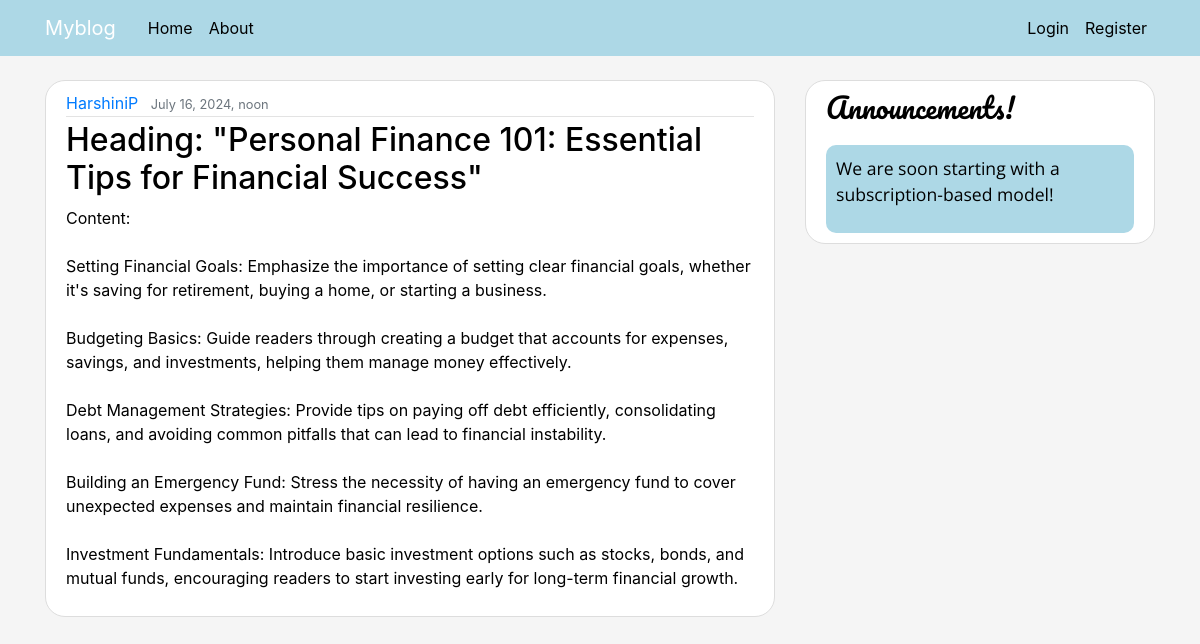
The page /post/19/ on the database its author committed.
### Myblog/models.py (models this page shows, shortened)
class Post(models.Model):
    title=models.CharField(max_length=100)
    content=models.TextField()
    date_posted=models.DateTimeField(default=timezone.now)
    author=models.ForeignKey(User,on_delete=models.CASCADE)

### Myblog/views.py (the view)
class PostDetailView(DetailView):
    model=Post

### Myblog/templates/Myblog/post_detail.html (shortened to what this page needs)
{% extends "Myblog/base.html" %}
{% block content %}
<article class="media content-section">
    <div class="media-body">
        <div class="article-metadata">
            <a class="mr-2" href="{% url 'user-posts' object.author.username %}">{{ object.author }}</a>
            <small class="text-muted">{{ object.date_posted }}</small>
        </div>
        <h2 clas="article-title">{{ object.title }}</h2>
        <p class="article-content">{{ object.content }}</p>
    </div>
</article>
{% endblock %}

### Myblog/static/Myblog/main.css (style rules this page uses)
body { background :whitesmoke; color:black; margin-top: 5rem; }
h1, h2, h3, h4, h5, h6 { color:black; }
.content-section { background :white; padding: 10px 20px; border: 1px solid #dddddd; border-radius: 20px; margin-bottom: 20px; }
.article-content { white-space: pre-line; }
.article-metadata { padding-bottom: 1px; margin-bottom: 4px; border-bottom: 1px solid #e3e3e3 }

### rows shown on the page
Post: author "HarshiniP", date_posted "July 16, 2024, noon", title "Heading: \"Personal Finance 101: Essential Tips for Financial Success\"", content "Content: Setting Financial Goals: Emphasize the importance of setting clear financial goals, whether it's saving for retirement, buying a home, or starting a business. Budgeting Basics: Guide readers through creating a budget that accounts for expenses, savings, and investments, helping them manage money effectively. Debt Management Strategies: Provide tips on paying off debt efficiently, consolidating loans, and avoiding common pitfalls that can lead to financial instability. Building an Emergency Fund: Stress the necessity of having an emergency fund to cover unexpected expenses and maintain financial resilience. Investment Fundamentals: Introduce basic investment options such as stocks,…"
